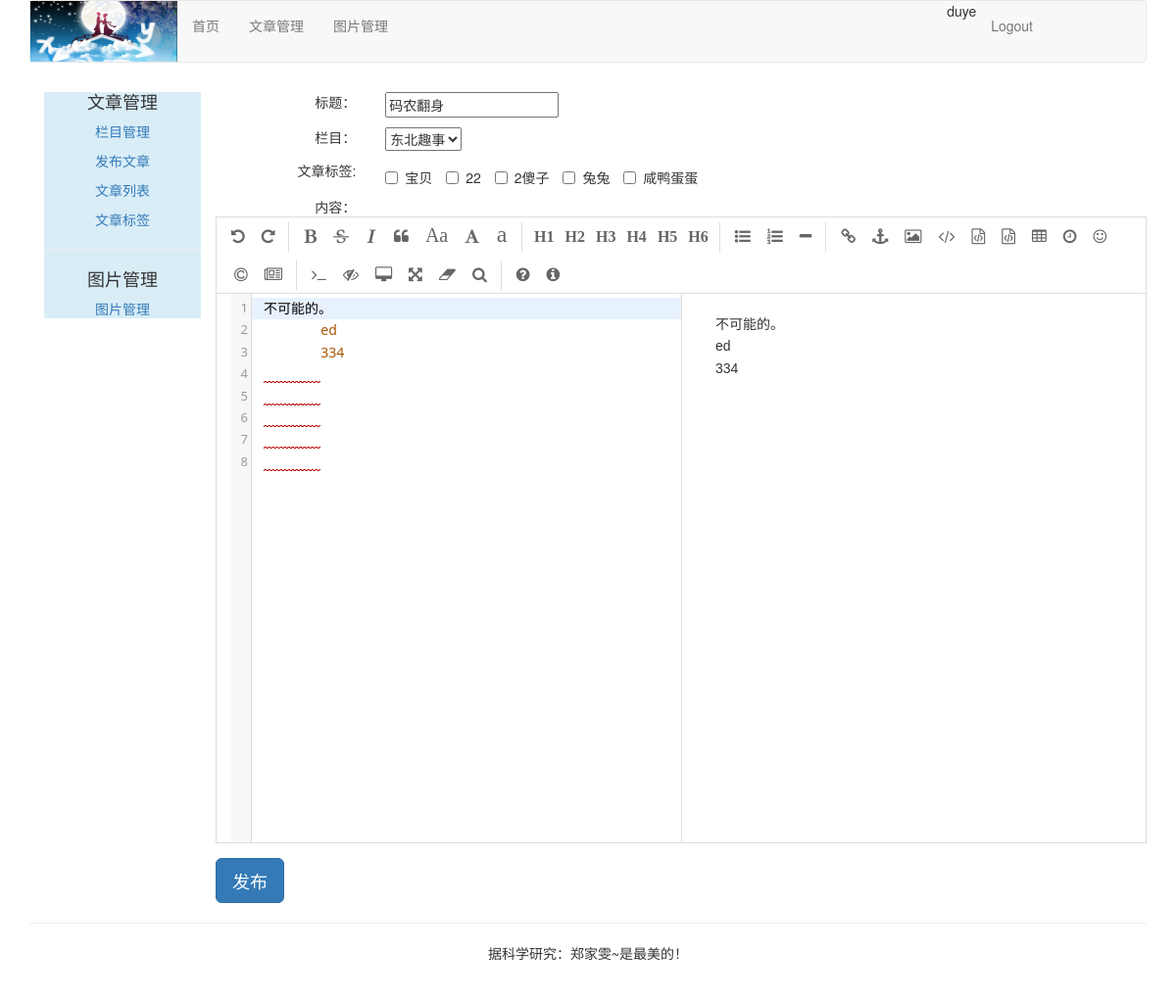
The page /article/redit-article/42/ (signed in) on the database its author committed.
### article/models.py (models this page shows, shortened)
class ArticlePost(models.Model):
    author = models.ForeignKey(User, on_delete=models.CASCADE, related_name='article')
    title = models.CharField(max_length=200)
    slug = models.SlugField(max_length=500)
    column = models.ForeignKey(ArticleColumn, on_delete=models.CASCADE, related_name='article_column')
    body = models.TextField()
    created = models.DateTimeField(default=timezone.now)
    updated = models.DateTimeField(auto_now=True)
    users_like = models.ManyToManyField(User,related_name='articles_like',blank=True)
    article_tag = models.ManyToManyField(ArticleTag,related_name='article_tag',blank=True)
    class Meta:
        ordering = ('-updated',)
        index_together = (('id', 'slug'),)

class ArticleTag(models.Model):
    author = models.ForeignKey(User, on_delete=models.CASCADE, related_name='tag')
    tag = models.CharField(max_length=500)

### article/views.py (the view, shortened to what this page needs)
@login_required(login_url='/account/login')
@csrf_exempt
def redit_article(request,article_id):
    if request.method == 'GET':
        article_columns = request.user.article_column.all()
        article = ArticlePost.objects.get(id=article_id)
        this_article_form = ArticlePostForm(initial={'title':article.title})
        this_article_column = article.column
        article_tags = request.user.tag.all()  # 文章标签
        return render(request,'article/column/redit_article.html',
                      {
                          'article':article,
                          'article_columns':article_columns,
                          'this_article_column':this_article_column,
                          'this_article_form':this_article_form,
                          'article_tags':article_tags,   # 文章标签
                      })

### article/forms.py
class ArticlePostForm(forms.ModelForm):
    class Meta:
        model = ArticlePost
        fields = ('title','body')

### templates/article/column/redit_article.html (shortened to what this page needs)
{% extends 'article/base.html' %}
{% load staticfiles %}
{% block content %}
<link rel="stylesheet" href="{% static 'editor/css/style.css' %}">
<link rel="stylesheet" href="{% static 'editor/css/editormd.css' %}">
<div>
    <form class="form-horizontal" action="." method="post">
        <div class="row" style="margin-top:10px;">
            <div class="col-md-2 text-right"><span>标题：</span></div>
            <div class="col-md-10 text-left">{{ this_article_form.title }}</div>
        </div>
        <div class="row" style="margin-top:10px;">
            <div class="col-md-2 text-right"><span>栏目：</span></div>
            <div class="col-md-10 text-left">
                <select id="which_column">
                    {% for column in article_columns %}
                        {% if column.column == this_article_column.column %}
                            <option value="{{column.id}}" selected="selected">{{column.column}} </option>
                        {% else %}
                            <option value="{{column.id}}">{{column.column}}</option>
                        {% endif %}
                    {% endfor %}
                </select>
            </div>
        </div>
        <div class="row" style="margin-top: 10px;">
            <div class="col-md-2 text-right"><span>文章标签:</span></div>
            <div class="col-md-10 text-left">
                {% for tag in article_tags %}
                <label class="checkbox-inline">
                    <input  class="tagcheckbox" type="checkbox" id="{{ tag.id }}" name="article_tag" value="{{ tag.tag }}"> {{ tag.tag }}
                </label>
                {% empty %}
                <p>You have not type tags for articles. Please <a href="{% url 'article:article_tag' %}">input your tags</a></p>
                {% endfor %}
            </div>
        </div>
        <div class="row" style="margin-top:10px;">
            <div class="col-md-2 text-right"><span>内容：</span></div>
            <div id="editormd" class="col-md-10 text-left">
            </div>
        </div>
        <div class="row">
            <input type="button" class="btn btn-primary btn-lg" value="发布" onclick="redit_article()">
        </div>
    </form>
</div>
{% endblock %}

### templates/article/header.html
{% load staticfiles %}
<div class="container">
    <nav class="navbar navbar-default" role="navigation">
        <div class="navbar-header">
                <img height="62px" width="150px" src="{% static 'images/logoo.png' %}">
        </div>
        <div>
            <ul class="nav navbar-nav" role="tablist">
                <li><a href="{% url 'blog:blog_title' %}">首页</a></li>
                <li><a href="{% url 'article:article_column' %}">文章管理</a></li>
                <li><a href="{% url 'image:list_images' %}">图片管理</a></li>
            </ul>
            <ul class="nav navbar-nav navbar-right" style="margin-right:100px">
                <li><span>{{ user.username }}</span></li>
                <li><a href="{% url 'account:user_logout' %}">Logout</a></li>
            </ul>
        </div>
    </nav>
</div>

### static/editor/css/editormd.css (style rules this page uses)
.editormd { width: 90%; height: 640px; margin: 0 auto; text-align: left; overflow: hidden; position: relative; margin-bottom: 15px; border: 1px solid #ddd; font-family: "Meiryo UI", "Microsoft YaHei", "Malgun Gothic", "Segoe UI", "Trebuchet MS", Helvetica, "Monaco", monospace, Tahoma, STXihei, "华文细黑", STHeiti, "Helvetica Neue", "Droid Sans", "wenquanyi micro hei", FreeSans, Arimo, Arial, SimSun, "宋体", Heiti, "黑体", sans-serif; }

### rows shown on the page
ArticlePost: title "码农翻身"
ArticleTag: tag "宝贝"
ArticleTag: tag "22"
ArticleTag: tag "2傻子"
ArticleTag: tag "兔兔"
ArticleTag: tag "咸鸭蛋蛋"

### other values the page prints
{{ user.username }} "duye"
form field value "东北趣事"
